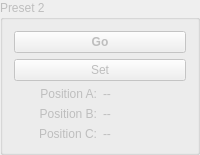
       <widget class="QGroupBox" name="group_p2">
        <property name="enabled">
         <bool>false</bool>
        </property>
        <property name="title">
         <string>Preset 2</string>
        </property>
        <layout class="QGridLayout" name="gridLayout_6">
         <item row="1" column="0">
          <widget class="QPushButton" name="push_pr2_set">
           <property name="text">
            <string>Set</string>
           </property>
          </widget>
         </item>
         <item row="4" column="0">
          <layout class="QHBoxLayout" name="horizontalLayout_32">
           <item>
            <widget class="QLabel" name="label_31">
             <property name="text">
              <string>Position B:</string>
             </property>
             <property name="alignment">
              <set>Qt::AlignRight|Qt::AlignTrailing|Qt::AlignVCenter</set>
             </property>
            </widget>
           </item>
           <item>
            <widget class="QLabel" name="label_pr2_b">
             <property name="minimumSize">
              <size>
               <width>40</width>
               <height>0</height>
              </size>
             </property>
             <property name="text">
              <string>--</string>
             </property>
            </widget>
           </item>
          </layout>
         </item>
         <item row="5" column="0">
          <layout class="QHBoxLayout" name="horizontalLayout_33">
           <item>
            <widget class="QLabel" name="label_33">
             <property name="text">
              <string>Position C:</string>
             </property>
             <property name="alignment">
              <set>Qt::AlignRight|Qt::AlignTrailing|Qt::AlignVCenter</set>
             </property>
            </widget>
           </item>
           <item>
            <widget class="QLabel" name="label_pr2_c">
             <property name="minimumSize">
              <size>
               <width>40</width>
               <height>0</height>
              </size>
             </property>
             <property name="text">
              <string>--</string>
             </property>
            </widget>
           </item>
          </layout>
         </item>
         <item row="3" column="0">
          <layout class="QHBoxLayout" name="horizontalLayout_27">
           <item>
            <widget class="QLabel" name="label_20">
             <property name="text">
              <string>Position A:</string>
             </property>
             <property name="alignment">
              <set>Qt::AlignRight|Qt::AlignTrailing|Qt::AlignVCenter</set>
             </property>
            </widget>
           </item>
           <item>
            <widget class="QLabel" name="label_pr2_a">
             <property name="minimumSize">
              <size>
               <width>40</width>
               <height>0</height>
              </size>
             </property>
             <property name="text">
              <string>--</string>
             </property>
            </widget>
           </item>
          </layout>
         </item>
         <item row="0" column="0">
          <widget class="QPushButton" name="push_pr2_go">
           <property name="sizePolicy">
            <sizepolicy hsizetype="Minimum" vsizetype="Expanding">
             <horstretch>0</horstretch>
             <verstretch>0</verstretch>
            </sizepolicy>
           </property>
           <property name="font">
            <font>
             <weight>75</weight>
             <bold>true</bold>
            </font>
           </property>
           <property name="text">
            <string>Go</string>
           </property>
          </widget>
         </item>
        </layout>
       </widget>
